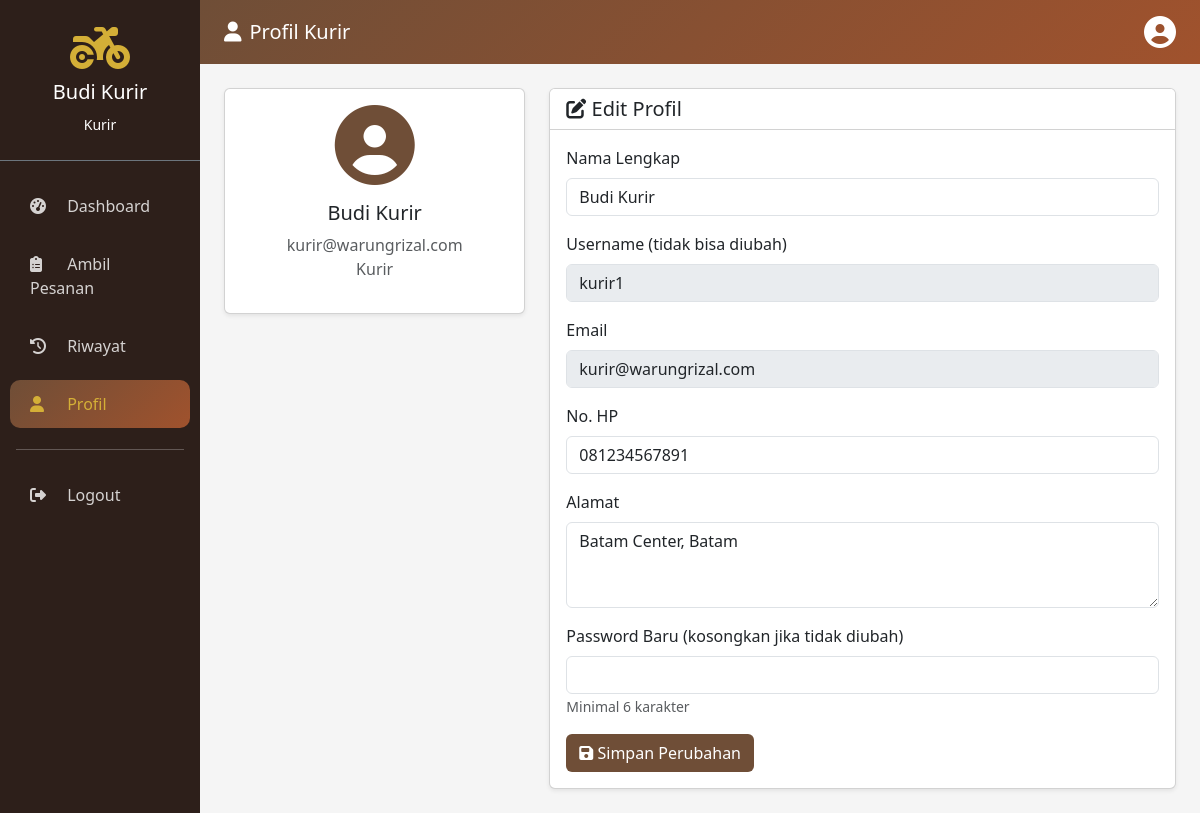
Screenshot of /kurir/profil.php (signed in) with the database file from the repository.
### tables this page shows
CREATE TABLE `users` (
  `id` int(11) NOT NULL,
  `username` varchar(50) NOT NULL,
  `password` varchar(255) NOT NULL,
  `nama_lengkap` varchar(100) NOT NULL,
  `email` varchar(100) NOT NULL,
  `no_hp` varchar(15) NOT NULL,
  `alamat` text DEFAULT NULL,
  `role` enum('admin','customer','kurir') DEFAULT 'customer',
  `foto` varchar(255) DEFAULT NULL,
  `is_active` tinyint(1) DEFAULT 1,
  `created_at` timestamp NOT NULL DEFAULT current_timestamp(),
  `updated_at` timestamp NOT NULL DEFAULT current_timestamp() ON UPDATE current_timestamp()
);

### kurir/profil.php (the view, shortened to what this page needs)
<?php
include '../config/database.php';
$kurir_id = $_SESSION['kurir_id'];
$kurir = $koneksi->query("SELECT * FROM users WHERE id = $kurir_id")->fetch_assoc();
?>
<!DOCTYPE html>
<html lang="id">
<head>
    <link href="https://cdn.jsdelivr.net/npm/bootstrap@5.3.0/dist/css/bootstrap.min.css" rel="stylesheet">
    <link rel="stylesheet" href="https://cdnjs.cloudflare.com/ajax/libs/font-awesome/6.4.0/css/all.min.css">
</head>
<body>
    <div class="container-fluid">
        <div class="row">
            <div class="col-md-3 col-lg-2 px-0 sidebar">
                <div class="text-center py-4 border-bottom border-secondary">
                    <i class="fas fa-motorcycle fa-3x" style="color: #D4AF37;"></i>
                    <h5 class="mt-2"><?php echo $_SESSION['kurir_nama']; ?></h5>
                    <small>Kurir</small>
                </div>
                <nav class="nav flex-column mt-3">
                    <a class="nav-link" href="dashboard.php"><i class="fas fa-tachometer-alt"></i> Dashboard</a>
                    <a class="nav-link" href="ambil_pesanan.php"><i class="fas fa-clipboard-list"></i> Ambil Pesanan</a>
                    <a class="nav-link" href="riwayat.php"><i class="fas fa-history"></i> Riwayat</a>
                    <a class="nav-link active" href="profil.php"><i class="fas fa-user"></i> Profil</a>
                    <hr class="bg-secondary mx-3">
                    <a class="nav-link" href="logout.php"><i class="fas fa-sign-out-alt"></i> Logout</a>
                </nav>
            </div>
            <div class="col-md-9 col-lg-10 p-0">
                <nav class="navbar navbar-custom px-4 py-3 text-white">
                    <h5 class="mb-0"><i class="fas fa-user me-2"></i>Profil Kurir</h5>
                    <div class="d-flex align-items-center">
                        <i class="fas fa-user-circle fa-2x"></i>
                    </div>
                </nav>
                <div class="p-4">
                    <div class="row">
                        <div class="col-md-4">
                            <div class="card shadow-sm text-center">
                                <div class="card-body">
                                    <i class="fas fa-user-circle fa-5x mb-3" style="color: #6F4E37;"></i>
                                    <h5><?php echo $kurir['nama_lengkap']; ?></h5>
                                    <p class="text-muted mb-0"><?php echo $kurir['email']; ?></p>
                                    <p class="text-muted">Kurir</p>
                                </div>
                            </div>
                        </div>
                        <div class="col-md-8">
                            <div class="card shadow-sm">
                                <div class="card-header bg-white">
                                    <h5 class="mb-0"><i class="fas fa-edit"></i> Edit Profil</h5>
                                </div>
                                <div class="card-body">
                                    <form method="POST">
                                        <div class="mb-3">
                                            <label class="form-label">Nama Lengkap</label>
                                            <input type="text" name="nama_lengkap" class="form-control" value="<?php echo $kurir['nama_lengkap']; ?>" required>
                                        </div>
                                        <div class="mb-3">
                                            <label class="form-label">Username (tidak bisa diubah)</label>
                                            <input type="text" class="form-control" value="<?php echo $kurir['username']; ?>" disabled>
                                        </div>
                                        <div class="mb-3">
                                            <label class="form-label">Email</label>
                                            <input type="email" class="form-control" value="<?php echo $kurir['email']; ?>" disabled>
                                        </div>
                                        <div class="mb-3">
                                            <label class="form-label">No. HP</label>
                                            <input type="text" name="no_hp" class="form-control" value="<?php echo $kurir['no_hp']; ?>" required>
                                        </div>
                                        <div class="mb-3">
                                            <label class="form-label">Alamat</label>
                                            <textarea name="alamat" class="form-control" rows="3"><?php echo $kurir['alamat']; ?></textarea>
                                        </div>
                                        <div class="mb-3">
                                            <label class="form-label">Password Baru (kosongkan jika tidak diubah)</label>
                                            <input type="password" name="password" class="form-control">
                                            <small class="text-muted">Minimal 6 karakter</small>
                                        </div>
                                        <button type="submit" class="btn" style="background: #6F4E37; color: white;">
                                            <i class="fas fa-save"></i> Simpan Perubahan
                                        </button>
                                    </form>
                                </div>
                            </div>
                        </div>
                    </div>
                </div>
            </div>
        </div>
    </div>
</body>
</html>

### kurir/profil.php (style rules this page uses)
:root { --primary: #6F4E37; --secondary: #D4AF37; }
body { background: #f5f5f5; }
.sidebar { background: #2D1F1A; min-height: 100vh; color: white; }
.sidebar .nav-link { color: rgba(255,255,255,0.8); padding: 12px 20px; border-radius: 10px; margin: 5px 10px; }
.sidebar .nav-link:hover, .sidebar .nav-link.active { background: linear-gradient(135deg, #6F4E37, #A0522D); color: #D4AF37; }
.sidebar .nav-link i { width: 25px; margin-right: 8px; }
.navbar-custom { background: linear-gradient(135deg, #6F4E37, #A0522D); }

### rows the page displays
users: nama_lengkap "Budi Kurir", email "kurir@warungrizal.com", username "kurir1", no_hp "081234567891", alamat "Batam Center, Batam"

### other values shown
$_SESSION['kurir_nama'] "Budi Kurir"
